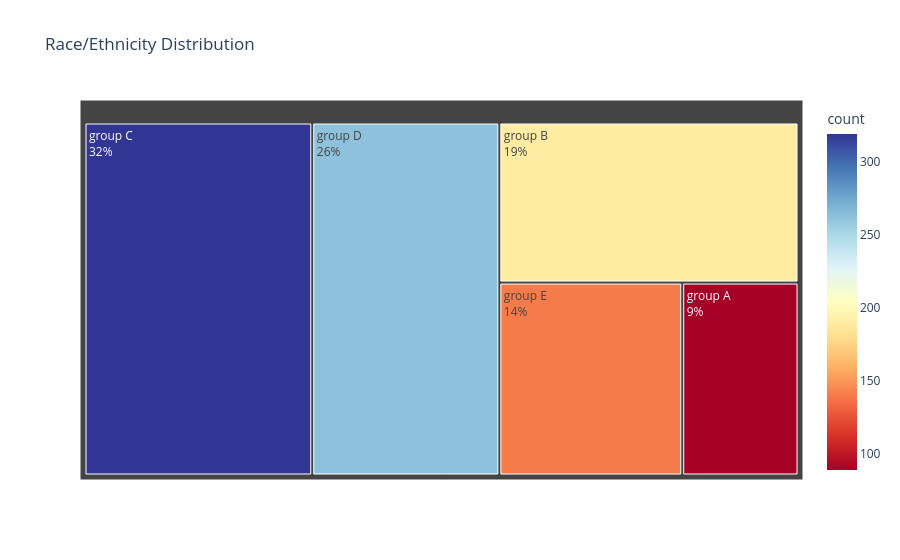

The code cell stored with this chart in its notebook:
### Markdown cell above
UNIVARIATE ANALYSIS (How is the distribution of the Race Group?)

### Code cell
# treemap
treemap_data = df['race_ethnicity'].value_counts().reset_index()
treemap_data.columns = ['race_ethnicity', 'count']
treemap_fig = px.treemap(treemap_data,
                         path=['race_ethnicity'],
                         values='count',
                         color='count',
                         color_continuous_scale='RdYlBu',
                         title='Race/Ethnicity Distribution')
treemap_fig.data[0].textinfo = 'label+percent root'
treemap_fig.update_layout(plot_bgcolor='rgba(0,0,0,0)')

treemap_fig.show()

### Figure 1 — Plotly figure (JSON) as saved in the notebook; plotly's stock layout.template omitted (floating-point values rounded to 4 significant figures)
{"data": [{"branchvalues": "total", "customdata": [[89], [190], [319], [262], [140]], "domain": {"x": [0, 1], "y": [0, 1]}, "hovertemplate": "labels=%{label}<br>count_sum=%{value}<br>parent=%{parent}<br>id=%{id}<br>count=%{color}<extra></extra>", "ids": ["group A", "group B", "group C", "group D", "group E"], "labels": ["group A", "group B", "group C", "group D", "group E"], "marker": {"coloraxis": "coloraxis", "colors": [89, 190, 319, 262, 140]}, "name": "", "parents": ["", "", "", "", ""], "textinfo": "label+percent root", "type": "treemap", "values": [89, 190, 319, 262, 140]}], "layout": {"coloraxis": {"colorbar": {"title": {"text": "count"}}, "colorscale": [[0, "rgb(165,0,38)"], [0.1, "rgb(215,48,39)"], [0.2, "rgb(244,109,67)"], [0.3, "rgb(253,174,97)"], [0.4, "rgb(254,224,144)"], [0.5, "rgb(255,255,191)"], [0.6, "rgb(224,243,248)"], [0.7, "rgb(171,217,233)"], [0.8, "rgb(116,173,209)"], [0.9, "rgb(69,117,180)"], [1, "rgb(49,54,149)"]]}, "legend": {"tracegroupgap": 0}, "plot_bgcolor": "rgba(0,0,0,0)", "title": {"text": "Race/Ethnicity Distribution"}}}
